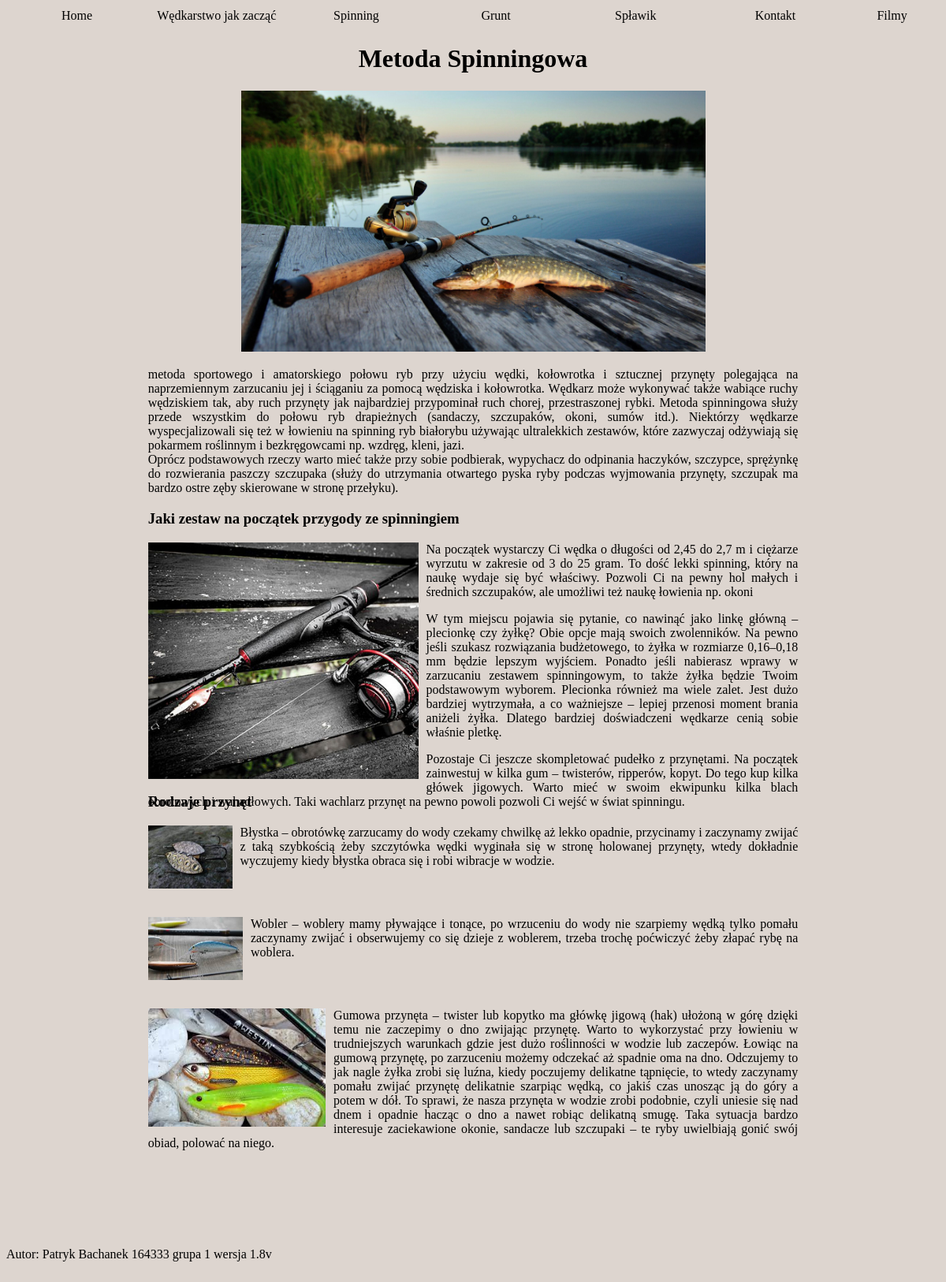
The app's page /index.php?idp=spinning with its own data.
### tables this page shows
CREATE TABLE `page_list` (
  `id` int(11) NOT NULL,
  `page_title` varchar(255) NOT NULL,
  `page_content` text NOT NULL,
  `status` int(1) NOT NULL DEFAULT 1
);

### showpage.php (called while the page is built)
<?php
function PokazPodstrone($id,$conn)
{
    $id_clear = htmlspecialchars($id);
    $query = "SELECT * FROM page_list WHERE id='$id_clear' LIMIT 1";
    $result = mysqli_query($conn, $query);
    $row = mysqli_fetch_array($result);
    if(empty($row['id']))
    {
        $web = '[nie_znalezion_strony]';
    }
    else
    {
        $web = $row['page_content'];
    }
    return $web;
}

### index.php (the view, shortened to what this page needs)
<?php
include 'showpage.php';
$conn = db_connect();
if($_GET['idp'] == 'spinning') $strona = PokazPodstrone(2,$conn);
?>
<!DOCTYPE html>
<html>
    <head>
        <link rel="stylesheet" href="css/style.css">
    </head>
    <body onload="startclock()">
        <table class="menu">
            <tr>
                <td> <a href="index.php?idp="> Home </a></td>
                <td> <a href="index.php?idp=beginner"> Wędkarstwo jak zacząć </a></td>
                <td> <a href="index.php?idp=spinning"> Spinning </a></td>
                <td> <a href="index.php?idp=grunt"> Grunt </a></td>
                <td> <a href="index.php?idp=splawik"> Spławik </a></td>
                <td> <a href="index.php?idp=kontakt"> Kontakt </a></td>
                <td> <a href="index.php?idp=filmy"> Filmy </a></td>
            </tr>
        </table>
        <?php
            echo $strona;
        ?>
        <?php
             $nr_indeksu = '164333';
             $nrGrupy = '1';
             echo 'Autor: Patryk Bachanek '.$nr_indeksu.' grupa '.$nrGrupy.' wersja 1.8v <br /><br />';
        ?>
    </body>
</html>

### css/style.css (style rules this page uses)
body { background-color: #ddd5cf; height: 100%; }
.menu { text-align:center; width: 100%; }
.menu td { width: 15%; }
a { text-decoration: none; color: black; }
.container { text-align: center; width: 100%; height: 100%; }
.content { margin-right: auto; margin-left: auto; text-align: justify; width: 70%; }
.img_content { max-height: 500px; height: 300px; }
.img_content_small { max-height: 200px; height: 100px; }

### records on screen
page_list: page_content "Metoda Spinningowa metoda sportowego i amatorskiego połowu ryb przy użyciu wędki, kołowrotka i sztucznej przynęty polegająca na naprzemiennym zarzucaniu jej i ściąganiu za pomocą wędziska i kołowrotka. Wędkarz może wykonywać także wabiące ruchy wędziskiem tak, aby ruch przynęty jak najbardziej przypominał ruch chorej, przestraszonej rybki. Metoda spinningowa służy przede wszystkim do połowu ryb drapieżnych (sandaczy, szczupaków, okoni, sumów itd.). Niektórzy wędkarze wyspecjalizowali się też w łowieniu na spinning ryb białorybu używając ultralekkich zestawów, które zazwyczaj odżywiają się pokarmem roślinnym i bezkręgowcami np. wzdręg, kleni, jazi. Oprócz podstawowych rzeczy warto mieć także…", page_content (picture)

### other values on screen
$nr_indeksu "164333"
$nrGrupy "1"
